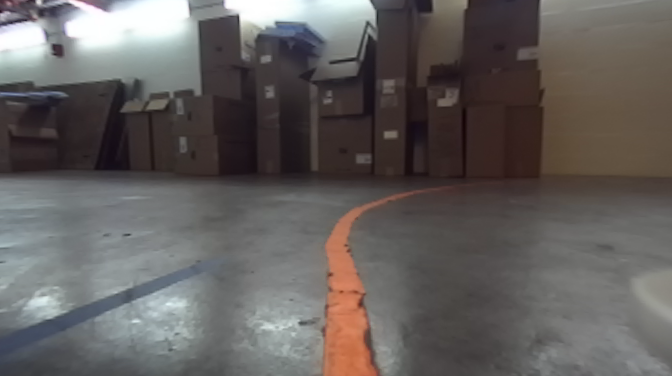
#> input picture scripts/computer_vision/test_images_stata_lines/line1.png, 672 x 376 px, found by its file name
$ python color_segmentation_line.py   (Python 2 division)
#> lines starting #> are read from the running program, lines starting #| are printed output that depends on the picture; after the words box and inside, x2 and y2 are one past the last pixel; in counts of white or black regions, pixels touching at a corner belong together
import cv2
import numpy as np
import pdb
import sys

#################### X-Y CONVENTIONS #########################
# 0,0  X  > > > > >
#
#  Y
#
#  v  This is the image. Y increases downwards, X increases rightwards
#  v  Please return bounding boxes as ((xmin, ymin), (xmax, ymax))
#  v
#  v
#  v
###############################################################

cone_template_path = './test_images_stata_line/line1.png'

def image_print(img):
        """
        Helper function to print out images, for debugging. Pass them in as a list.
        Press any key to continue
        """
        cv2.imshow("image", img)
        cv2.waitKey(0)
        cv2.destroyAllWindows()

def crop_image(img, top_left_inclusive, bottom_right_exclusive):
    r_min, c_min = top_left_inclusive
    r_max, c_max = bottom_right_exclusive
    return img[r_min:r_max, c_min:c_max]

def filter_contours(contours):
    if len(contours) == 0:
        return None

    return [contour for contour in contours if cv2.contourArea(contour) > 1000] # WILL NEED TO CHANGE

def get_largest_contour(contours):
    if len(contours) == 0:
        return None
    largest_area = cv2.contourArea(contours[0])
    largest_contour = contours[0]
    x, y, w, h = cv2.boundingRect(contours[0])
    #print("# contours", len(contours))
    for contour in contours[1:]:
        new_area = cv2.contourArea(contour)
        if new_area > largest_area:
            x, y, w, h = cv2.boundingRect(largest_contour)
	    #print("w, h", w, h)
	    if w/h < 0.85 and w/h > 0.65:
	    	largest_area = new_area
            	largest_contour = contour
    #print("largest_w_h", w, h)
    return largest_contour
    #return max(contours, key=lambda x: cv2.contourArea(x))

def cd_color_segmentation(img, template=None):
    """
    Implement the cone detection using color segmentation algorithm
    Input:
        img: np.3darray; the input image with a cone to be detected. BGR.
        template_file_path; Not required, but can optionally be used to automate setting hue filter values.
    Return:
        bbox: ((x1, y1), (x2, y2)); the bounding box of the cone, unit in px                                                                    (x1, y1) is the top left of the bbox and (x2, y2) is the bottom right of the bbox
        """

    # Create mask for orange cone. HSV threshods
    light_orange = (100, 100, 100) #(60, 170, 125) #(70, 180, 150)
    dark_orange = (180, 255, 255) #(170, 255, 255) #(150, 255, 255)
    kernel = np.ones((7, 7), np.uint8)

    filtered_img = cv2.dilate(cv2.erode(img, kernel, iterations=1), kernel, iterations=1)

    #image_print(filtered_img)
    hsv_img = cv2.cvtColor(filtered_img, cv2.COLOR_RGB2HSV)
    mask = cv2.inRange(hsv_img, light_orange, dark_orange)
    #image_print(mask)
    #print('mask.shape', mask.shape)
    cropped_mask = crop_image(mask, (mask.shape[0]*2//3, 0), (mask.shape[0], mask.shape[1]))
    #print('cropped mask shape', cropped_mask.shape)
    # Find remaning contours, correspond to orange objects

    contours = cv2.findContours(cropped_mask, cv2.RETR_LIST, cv2.CHAIN_APPROX_SIMPLE)[1]
   # print('num contours', len(contours))
    #print(contours)
    largest_contour = get_largest_contour(contours)
    #print(largest_contour)

    # Draw boxes around the contours
    x, y, w, h = cv2.boundingRect(largest_contour)
    bounding_box = ((x, y+mask.shape[0]*2//3), (x+w, y+h+mask.shape[0]*2//3))
    #print(bounding_box)
    return bounding_box

if __name__ == '__main__':
    cone_image = cv2.imread(cone_template_path)
#> cone_image is the input picture: shape (376, 672, 3); mean B, G, R 93.8, 95.4, 99.8
    #image_print(cone_image)
    boundary_box = cd_color_segmentation(cone_image)
#> in cd_color_segmentation, `hsv_img = cv2.cvtColor(filtered_img, cv2.COLOR_RGB2HSV)`: hsv_img: shape (376, 672, 3); mean H, S, V 83.1, 35.1, 101.2
#> in cd_color_segmentation, `mask = cv2.inRange(hsv_img, light_orange, dark_orange)`:
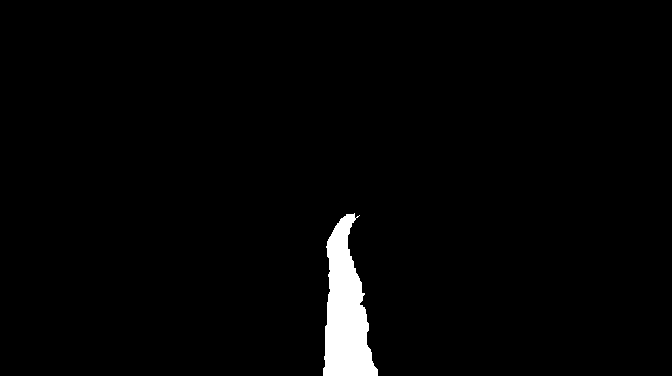
#> mask: shape (376, 672); 2.1% white; 1 white region, box (x1, y1, x2, y2) and area: (323, 213, 378, 376) 5409
#> in crop_image, `return img[r_min:r_max, c_min:c_max]`:
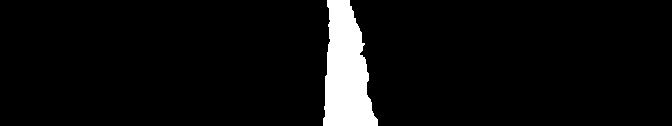
#> returned value: shape (126, 672); 5.6% white; 1 white region
#> in cd_color_segmentation, `contours = cv2.findContours(cropped_mask, cv2.RETR_LIST, cv2.CHAIN_APP..`: contours = 1 contour; box (x1, y1, x2, y2) and area: (323, 0, 378, 126) 4614
#> in get_largest_contour, `largest_area = cv2.contourArea(contours[0])`: largest_area = 4613.5
#> in get_largest_contour, `largest_contour = contours[0]`: largest_contour = contour of 79 points, box (x1, y1, x2, y2) (323, 0, 378, 126), area 4614
#> in get_largest_contour, `x, y, w, h = cv2.boundingRect(contours[0])`: x = 323; y = 0; w = 55; h = 126
#> after the loop in get_largest_contour, `for contour in contours[1:]:`: largest_area = 4613.5; w = 55; x = 323; y = 0
#> in cd_color_segmentation, `x, y, w, h = cv2.boundingRect(largest_contour)`: x = 323; y = 0; w = 55; h = 126
#> in cd_color_segmentation, `bounding_box = ((x, y+mask.shape[0]*2//3), (x+w, y+h+mask.shape[0]*2//..`: bounding_box = ((323, 250), (378, 376))
#> boundary_box = ((323, 250), (378, 376))
    cv2.rectangle(cone_image, boundary_box[0], boundary_box[1], (0, 255, 0),2)
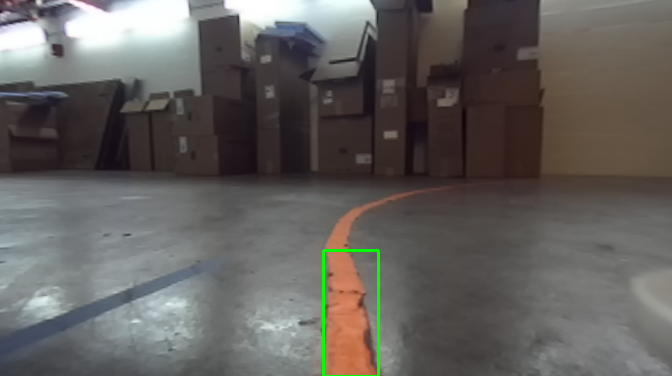
#> cone_image: shape (376, 672, 3); 0.38% of pixels changed, all inside (x1, y1, x2, y2) = (322, 249, 380, 376)
    image_print(cone_image)
